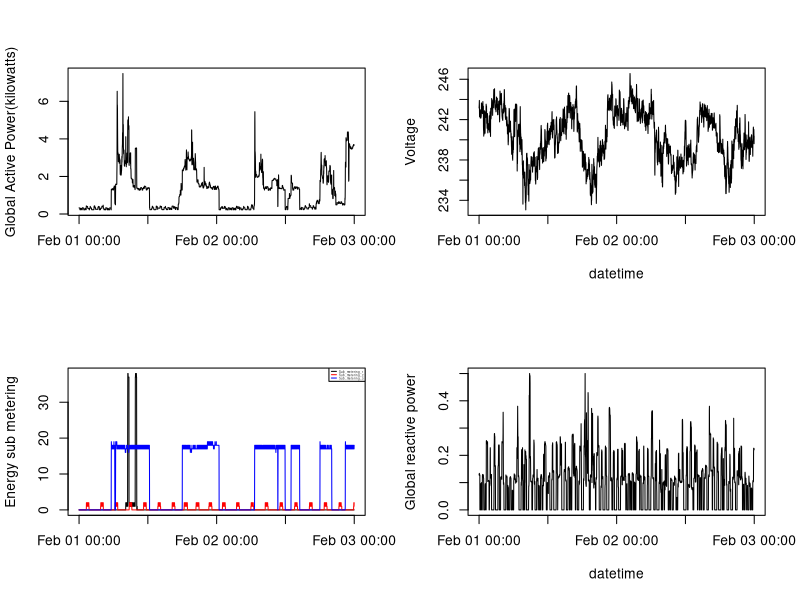

Recreate this plot in R.
setwd("/home/nitin/Documents/ebooks/Onlinecourses/ExploratoryDataAnalysis/Project1")
##data <- read.csv("household_power_consumption.txt",header = TRUE,sep=";")

##Executed from unix shell to filter records. 
##The command below creates a file with records from feb month and date 1 and 2
##grep '^[1|2]\/2\/2007' household_power_consumption.txt > myfile.txt

data <- read.csv("myfile.txt",header = TRUE,sep=";")

## Append a new column : datetime which contains concatenated date and time.
data$datetime <- paste(data$Date,data$Time,sep=' ')

## Convert the newly added field to datetime.
data[,"datetime"] <- as.POSIXct(strptime(data[,"datetime"],format="%d/%m/%Y %H:%M:%S"))

## Generate Plot 4
png("Plot4.png")
par(mfrow = c(2,2))
with(data,{
  
  ## Plot 1
  plot(data$datetime,data$Global_active_power, type="l", xlab = "" ,ylab = "Global Active Power(kilowatts)")
  
  ## Plot 2
  plot(data$datetime,data$Voltage, type="l", xlab = "datetime" ,ylab = "Voltage")
  
  ## Plot 3
  plot(data$Sub_metering_1 ~ data$datetime ,type="l", xlab = "",ylab = "Energy sub metering")
  lines(data$Sub_metering_2 ~ data$datetime,type="l", col="RED")
  lines(data$Sub_metering_3 ~ data$datetime,type="l", col="BLUE")
  
  ## Add a legend to above plot.
  legend("topright",c('Sub_metering_1','Sub_metering_2','Sub_metering_3'),cex=0.2, lty=c(1,1,1), col=c("BLACK","RED","BLUE"))
  
  ## Plot 4
  plot(data$datetime,data$Global_reactive_power, type="l", xlab = "datetime" ,ylab = "Global reactive power")
  
})
dev.off()
